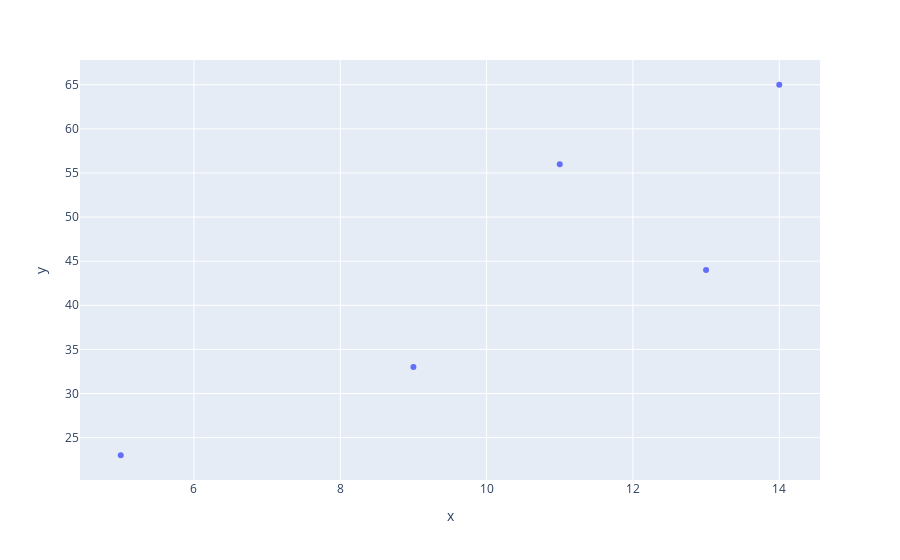

The notebook cell saved with this chart:
### Code cell
px.scatter(x=x,y=y)

### Figure 1 — Plotly figure (JSON) as saved in the notebook; plotly's stock layout.template omitted (floating-point values rounded to 4 significant figures)
{"data": [{"hovertemplate": "x=%{x}<br>y=%{y}<extra></extra>", "legendgroup": "", "marker": {"color": "#636efa", "symbol": "circle"}, "mode": "markers", "name": "", "orientation": "v", "showlegend": false, "type": "scatter", "x": [13, 11, 9, 14, 5], "xaxis": "x", "y": [44, 56, 33, 65, 23], "yaxis": "y"}], "layout": {"legend": {"tracegroupgap": 0}, "margin": {"t": 60}, "xaxis": {"anchor": "y", "domain": [0, 1], "title": {"text": "x"}}, "yaxis": {"anchor": "x", "domain": [0, 1], "title": {"text": "y"}}}}
